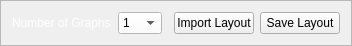
               <widget class="QFrame" name="frame_14">
                <property name="maximumSize">
                 <size>
                  <width>16777215</width>
                  <height>40</height>
                 </size>
                </property>
                <property name="frameShape">
                 <enum>QFrame::StyledPanel</enum>
                </property>
                <property name="frameShadow">
                 <enum>QFrame::Raised</enum>
                </property>
                <layout class="QHBoxLayout" name="horizontalLayout_9">
                 <item>
                  <widget class="QLabel" name="label_23">
                   <property name="maximumSize">
                    <size>
                     <width>100</width>
                     <height>16777215</height>
                    </size>
                   </property>
                   <property name="styleSheet">
                    <string notr="true">color: rgb(255, 255, 255);</string>
                   </property>
                   <property name="text">
                    <string>Number of Graphs:</string>
                   </property>
                  </widget>
                 </item>
                 <item>
                  <widget class="QComboBox" name="graphvalue_comboBox">
                   <property name="maximumSize">
                    <size>
                     <width>100</width>
                     <height>16777215</height>
                    </size>
                   </property>
                   <property name="styleSheet">
                    <string notr="true">background-color: rgb(255, 255, 255);</string>
                   </property>
                   <item>
                    <property name="text">
                     <string>1</string>
                    </property>
                   </item>
                   <item>
                    <property name="text">
                     <string>2</string>
                    </property>
                   </item>
                   <item>
                    <property name="text">
                     <string>4</string>
                    </property>
                   </item>
                   <item>
                    <property name="text">
                     <string>6</string>
                    </property>
                   </item>
                   <item>
                    <property name="text">
                     <string>8</string>
                    </property>
                   </item>
                   <item>
                    <property name="text">
                     <string>12</string>
                    </property>
                   </item>
                  </widget>
                 </item>
                 <item>
                  <widget class="QFrame" name="frame_18">
                   <property name="frameShape">
                    <enum>QFrame::StyledPanel</enum>
                   </property>
                   <property name="frameShadow">
                    <enum>QFrame::Raised</enum>
                   </property>
                  </widget>
                 </item>
                 <item>
                  <widget class="QPushButton" name="importlayout_btn">
                   <property name="maximumSize">
                    <size>
                     <width>80</width>
                     <height>16777215</height>
                    </size>
                   </property>
                   <property name="styleSheet">
                    <string notr="true">QPushButton {
	color: rgb(0, 0, 0);
	border-color: rgb(240, 240, 240);
	background-color: rgb(240, 240, 240);

}
QPushButton:hover {
	background-color: rgb(0, 85, 255);
}</string>
                   </property>
                   <property name="text">
                    <string>Import Layout</string>
                   </property>
                  </widget>
                 </item>
                 <item>
                  <widget class="QPushButton" name="savelayout_btn">
                   <property name="maximumSize">
                    <size>
                     <width>80</width>
                     <height>16777215</height>
                    </size>
                   </property>
                   <property name="styleSheet">
                    <string notr="true">QPushButton {
	color: rgb(0, 0, 0);
	border-color: rgb(240, 240, 240);
	background-color: rgb(240, 240, 240);

}
QPushButton:hover {
	background-color: rgb(0, 85, 255);
}</string>
                   </property>
                   <property name="text">
                    <string>Save Layout</string>
                   </property>
                  </widget>
                 </item>
                </layout>
               </widget>
